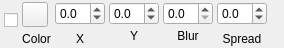
<?xml version="1.0" encoding="UTF-8"?>
<ui version="4.0">
 <class>propertyShadow</class>
 <widget class="QWidget" name="propertyShadow">
  <property name="geometry">
   <rect>
    <x>0</x>
    <y>0</y>
    <width>284</width>
    <height>48</height>
   </rect>
  </property>
  <property name="maximumSize">
   <size>
    <width>300</width>
    <height>16777215</height>
   </size>
  </property>
  <property name="windowTitle">
   <string>Form</string>
  </property>
  <layout class="QHBoxLayout" name="horizontalLayout">
   <property name="spacing">
    <number>4</number>
   </property>
   <property name="leftMargin">
    <number>4</number>
   </property>
   <property name="topMargin">
    <number>2</number>
   </property>
   <property name="rightMargin">
    <number>4</number>
   </property>
   <property name="bottomMargin">
    <number>2</number>
   </property>
   <item>
    <layout class="QVBoxLayout" name="verticalLayout_4">
     <property name="spacing">
      <number>1</number>
     </property>
     <item>
      <widget class="QCheckBox" name="cb_active">
       <property name="text">
        <string/>
       </property>
      </widget>
     </item>
     <item>
      <spacer name="verticalSpacer">
       <property name="orientation">
        <enum>Qt::Vertical</enum>
       </property>
       <property name="sizeType">
        <enum>QSizePolicy::Fixed</enum>
       </property>
       <property name="sizeHint" stdset="0">
        <size>
         <width>1</width>
         <height>6</height>
        </size>
       </property>
      </spacer>
     </item>
    </layout>
   </item>
   <item>
    <layout class="QVBoxLayout" name="verticalLayout">
     <property name="spacing">
      <number>1</number>
     </property>
     <item>
      <widget class="QToolButton" name="btn_color">
       <property name="text">
        <string/>
       </property>
       <property name="iconSize">
        <size>
         <width>18</width>
         <height>18</height>
        </size>
       </property>
      </widget>
     </item>
     <item>
      <widget class="QLabel" name="label">
       <property name="font">
        <font>
         <pointsize>9</pointsize>
        </font>
       </property>
       <property name="text">
        <string>Color</string>
       </property>
       <property name="alignment">
        <set>Qt::AlignBottom|Qt::AlignHCenter</set>
       </property>
      </widget>
     </item>
    </layout>
   </item>
   <item>
    <layout class="QVBoxLayout" name="verticalLayout_2">
     <property name="spacing">
      <number>1</number>
     </property>
     <item>
      <widget class="IntelligentSpinBox" name="sb_xOffset">
       <property name="sizePolicy">
        <sizepolicy hsizetype="MinimumExpanding" vsizetype="Fixed">
         <horstretch>0</horstretch>
         <verstretch>0</verstretch>
        </sizepolicy>
       </property>
       <property name="maximumSize">
        <size>
         <width>50</width>
         <height>16777215</height>
        </size>
       </property>
       <property name="decimals">
        <number>1</number>
       </property>
       <property name="minimum">
        <double>-999.000000000000000</double>
       </property>
       <property name="maximum">
        <double>999.000000000000000</double>
       </property>
      </widget>
     </item>
     <item>
      <widget class="QLabel" name="label_3">
       <property name="font">
        <font>
         <pointsize>9</pointsize>
        </font>
       </property>
       <property name="text">
        <string>X</string>
       </property>
       <property name="alignment">
        <set>Qt::AlignBottom|Qt::AlignHCenter</set>
       </property>
      </widget>
     </item>
    </layout>
   </item>
   <item>
    <layout class="QVBoxLayout" name="verticalLayout_5">
     <property name="spacing">
      <number>1</number>
     </property>
     <item>
      <widget class="IntelligentSpinBox" name="sb_yOffset">
       <property name="sizePolicy">
        <sizepolicy hsizetype="MinimumExpanding" vsizetype="Fixed">
         <horstretch>0</horstretch>
         <verstretch>0</verstretch>
        </sizepolicy>
       </property>
       <property name="maximumSize">
        <size>
         <width>50</width>
         <height>16777215</height>
        </size>
       </property>
       <property name="decimals">
        <number>1</number>
       </property>
       <property name="minimum">
        <double>-999.000000000000000</double>
       </property>
       <property name="maximum">
        <double>999.000000000000000</double>
       </property>
      </widget>
     </item>
     <item>
      <widget class="QLabel" name="label_2">
       <property name="font">
        <font>
         <pointsize>9</pointsize>
        </font>
       </property>
       <property name="text">
        <string>Y</string>
       </property>
       <property name="alignment">
        <set>Qt::AlignCenter</set>
       </property>
      </widget>
     </item>
    </layout>
   </item>
   <item>
    <layout class="QVBoxLayout" name="verticalLayout_6">
     <property name="spacing">
      <number>1</number>
     </property>
     <item>
      <widget class="IntelligentSpinBox" name="sb_blur">
       <property name="maximumSize">
        <size>
         <width>50</width>
         <height>16777215</height>
        </size>
       </property>
       <property name="decimals">
        <number>1</number>
       </property>
       <property name="maximum">
        <double>999.000000000000000</double>
       </property>
      </widget>
     </item>
     <item>
      <widget class="QLabel" name="label_5">
       <property name="font">
        <font>
         <pointsize>9</pointsize>
        </font>
       </property>
       <property name="text">
        <string>Blur</string>
       </property>
       <property name="alignment">
        <set>Qt::AlignCenter</set>
       </property>
      </widget>
     </item>
    </layout>
   </item>
   <item>
    <layout class="QVBoxLayout" name="verticalLayout_3">
     <property name="spacing">
      <number>1</number>
     </property>
     <item>
      <widget class="IntelligentSpinBox" name="sb_spread">
       <property name="maximumSize">
        <size>
         <width>50</width>
         <height>16777215</height>
        </size>
       </property>
       <property name="decimals">
        <number>1</number>
       </property>
       <property name="minimum">
        <double>-999.000000000000000</double>
       </property>
       <property name="maximum">
        <double>999.000000000000000</double>
       </property>
      </widget>
     </item>
     <item>
      <widget class="QLabel" name="label_4">
       <property name="font">
        <font>
         <pointsize>9</pointsize>
        </font>
       </property>
       <property name="text">
        <string>Spread</string>
       </property>
       <property name="alignment">
        <set>Qt::AlignBottom|Qt::AlignHCenter</set>
       </property>
      </widget>
     </item>
    </layout>
   </item>
   <item>
    <spacer name="horizontalSpacer">
     <property name="orientation">
      <enum>Qt::Horizontal</enum>
     </property>
     <property name="sizeHint" stdset="0">
      <size>
       <width>40</width>
       <height>20</height>
      </size>
     </property>
    </spacer>
   </item>
  </layout>
 </widget>
 <customwidgets>
  <customwidget>
   <class>IntelligentSpinBox</class>
   <extends>QDoubleSpinBox</extends>
   <header>src/widgets/intelligentspinbox.h</header>
  </customwidget>
 </customwidgets>
 <resources/>
 <connections/>
</ui>
